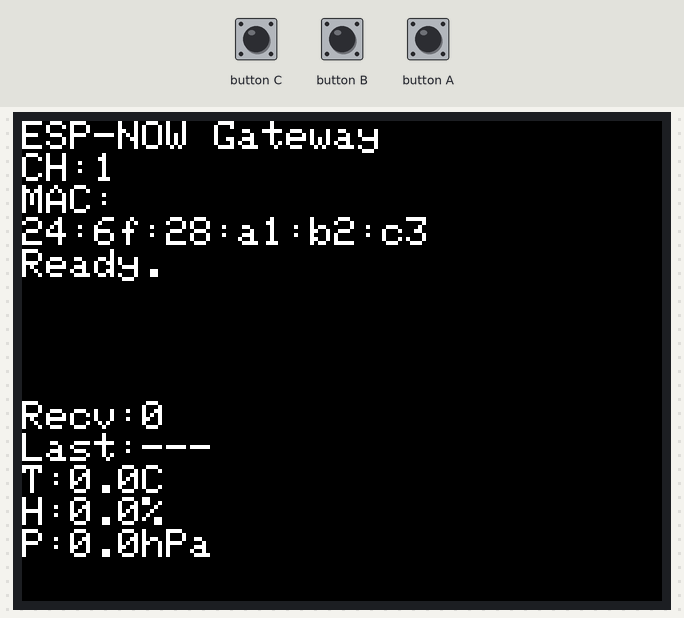
Recording of a sketch running on a simulated ESP32. On the bench: 320×240 colour display. What the sketch prints to the serial monitor is not drawn.

Above: at 0.6 s.

The sketch:

lesson3_M5Stack.ino
```cpp
/*
 * gateway_espnow_serial.ino
 * ESP-NOW受信 → 1行JSONをSerialへ出力
 */

 // 必要なライブラリを読み込む
 #include <M5Stack.h>   // Core2なら <M5Core2.h> に変更
 #include <WiFi.h>
 #include <esp_now.h>
 #include <esp_wifi.h>

 static const int SERIAL_BAUD = 115200;
 const int CHANNEL = 1;   // 送信側（Sender）と同じチャンネルに設定

 // 受信するデータの構造体（送信側と同じ形式）
 typedef struct __attribute__((packed)) {
   char id[4];      // デバイスID
   float t;         // 温度
   float h;         // 湿度
   float p;         // 気圧
   uint32_t seq;    // シーケンス番号
 } Payload;

 // 受信したデータを保存する変数
 static uint32_t recvCount = 0; // 受信回数
 static char lastId[4] = "---";  // 最後に受信したデバイスID
 static float lastT=0, lastH=0, lastP=0; // 最後に受信した値

 // データを受信したときに呼ばれる関数
 void onRecv(const uint8_t *mac, const uint8_t *incomingData, int len) {
   // データサイズが正しいか確認
   if (len != (int)sizeof(Payload)) return;
   Payload pl;
   memcpy(&pl, incomingData, sizeof(pl)); // 受信データをコピー

   // 送信元のMACアドレスを文字列に変換
   char macStr[18];
   snprintf(macStr, sizeof(macStr), "%02x:%02x:%02x:%02x:%02x:%02x",
            mac[0], mac[1], mac[2], mac[3], mac[4], mac[5]);

   // 受信したデータをJSON形式でシリアル出力（PCに送信）
   Serial.printf(
     "{\"type\":\"sample\",\"id\":\"%s\",\"t\":%.2f,\"h\":%.2f,\"p\":%.2f,\"seq\":%u,\"from\":\"%s\"}\n",
     pl.id, pl.t, pl.h, pl.p, pl.seq, macStr
   );

   // 受信回数を増やして、最後の値を保存
   recvCount++;
   strncpy(lastId, pl.id, sizeof(lastId));
   lastT = pl.t; lastH = pl.h; lastP = pl.p;
 }

 void setup() {
   M5.begin();
   Serial.begin(SERIAL_BAUD);
   delay(200);

   // 画面の初期設定
   M5.Lcd.fillScreen(BLACK);
   M5.Lcd.setTextSize(2);
   M5.Lcd.setCursor(0, 0);
   M5.Lcd.println("ESP-NOW Gateway");
   M5.Lcd.printf("CH:%d\n", CHANNEL);

   // WiFiとESP-NOWの初期化
   WiFi.mode(WIFI_STA); // ステーションモード
   ESP_ERROR_CHECK( esp_wifi_start() );
   delay(50);
   ESP_ERROR_CHECK( esp_wifi_set_channel(CHANNEL, WIFI_SECOND_CHAN_NONE) ); // チャンネル設定
 #ifdef USE_WIFI_LR
   ESP_ERROR_CHECK( esp_wifi_set_protocol(WIFI_IF_STA, WIFI_PROTOCOL_LR) );
 #endif
   WiFi.setSleep(false); // 省電力モードを無効化

   // 自分のMACアドレスを取得して表示
   uint8_t mac[6];
   WiFi.macAddress(mac);
   M5.Lcd.printf("MAC:\n%02x:%02x:%02x:%02x:%02x:%02x\n",
                 mac[0], mac[1], mac[2], mac[3], mac[4], mac[5]);

   // 起動情報をシリアル出力
   Serial.printf(
     "{\"type\":\"gateway_boot\",\"channel\":%d,\"mac\":\"%02x:%02x:%02x:%02x:%02x:%02x\"}\n",
     CHANNEL, mac[0], mac[1], mac[2], mac[3], mac[4], mac[5]
   );

   // ESP-NOWを開始して受信コールバックを登録
   ESP_ERROR_CHECK( esp_now_init() );
   esp_now_register_recv_cb(onRecv);

   M5.Lcd.println("Ready.");
 }

 void loop() {
   M5.update(); // ボタンなどの状態を更新

   // 受信したデータを画面に表示
   M5.Lcd.setCursor(0, 140);
   M5.Lcd.printf("Recv:%lu   \n", (unsigned long)recvCount); // 受信回数
   M5.Lcd.printf("Last:%s    \n", lastId); // 最後のデバイスID
   M5.Lcd.printf("T:%.1fC    \n", lastT);  // 最後の温度
   M5.Lcd.printf("H:%.1f%%    \n", lastH);  // 最後の湿度
   M5.Lcd.printf("P:%.1fhPa  \n", lastP);  // 最後の気圧

   delay(200); // 0.2秒待つ
 }
 
```
